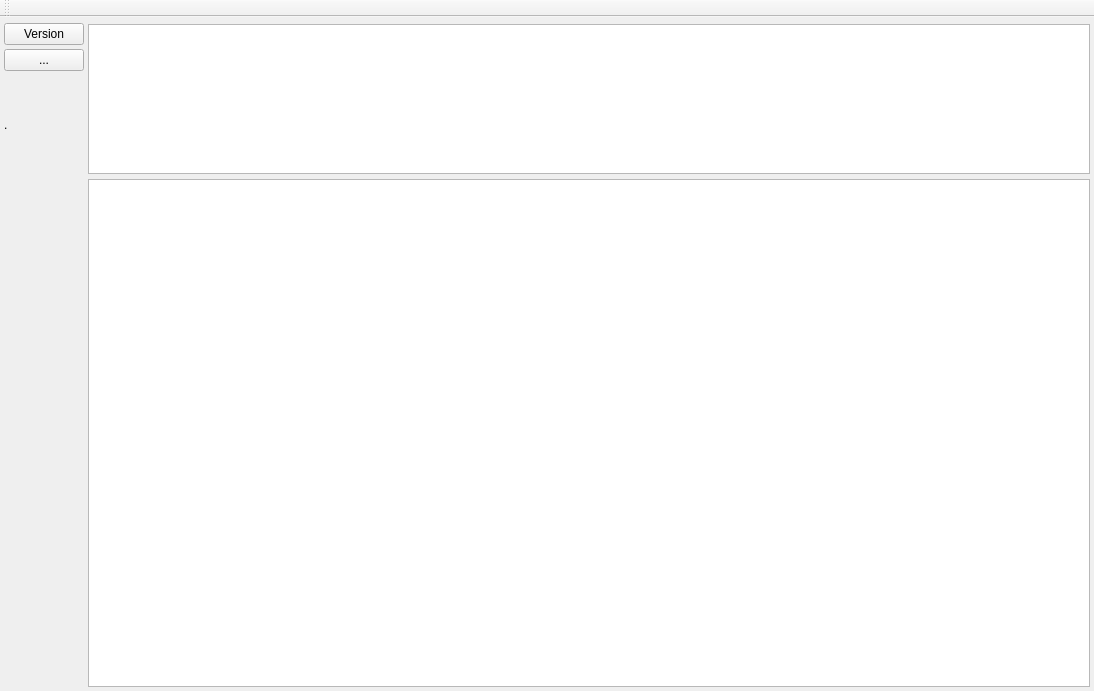
<?xml version="1.0" encoding="UTF-8"?>
<ui version="4.0">
 <class>MainWindow</class>
 <widget class="QMainWindow" name="MainWindow">
  <property name="geometry">
   <rect>
    <x>0</x>
    <y>0</y>
    <width>1094</width>
    <height>691</height>
   </rect>
  </property>
  <property name="windowTitle">
   <string>MainWindow</string>
  </property>
  <widget class="QWidget" name="centralWidget">
   <property name="enabled">
    <bool>true</bool>
   </property>
   <property name="sizePolicy">
    <sizepolicy hsizetype="Preferred" vsizetype="Preferred">
     <horstretch>0</horstretch>
     <verstretch>0</verstretch>
    </sizepolicy>
   </property>
   <property name="acceptDrops">
    <bool>false</bool>
   </property>
   <property name="layoutDirection">
    <enum>Qt::LeftToRight</enum>
   </property>
   <layout class="QGridLayout" name="gridLayout_2">
    <property name="leftMargin">
     <number>4</number>
    </property>
    <property name="topMargin">
     <number>4</number>
    </property>
    <property name="rightMargin">
     <number>4</number>
    </property>
    <property name="bottomMargin">
     <number>4</number>
    </property>
    <property name="spacing">
     <number>4</number>
    </property>
    <item row="0" column="0">
     <layout class="QGridLayout" name="gridLayout" columnstretch="0,0,0">
      <property name="topMargin">
       <number>2</number>
      </property>
      <property name="spacing">
       <number>4</number>
      </property>
      <item row="2" column="1">
       <widget class="QPushButton" name="btn">
        <property name="text">
         <string>...</string>
        </property>
       </widget>
      </item>
      <item row="1" column="1">
       <widget class="QPushButton" name="btnGetVersion">
        <property name="text">
         <string>Version</string>
        </property>
       </widget>
      </item>
      <item row="3" column="1">
       <widget class="QLabel" name="lblStatus">
        <property name="minimumSize">
         <size>
          <width>0</width>
          <height>100</height>
         </size>
        </property>
        <property name="text">
         <string>.</string>
        </property>
       </widget>
      </item>
      <item row="4" column="1">
       <layout class="QVBoxLayout" name="verticalLayout">
        <property name="spacing">
         <number>2</number>
        </property>
       </layout>
      </item>
      <item row="4" column="2">
       <widget class="QTextBrowser" name="txtLog">
        <property name="font">
         <font>
          <family>Courier New</family>
         </font>
        </property>
       </widget>
      </item>
      <item row="1" column="2" rowspan="3">
       <widget class="QTextEdit" name="txtInfo">
        <property name="minimumSize">
         <size>
          <width>0</width>
          <height>150</height>
         </size>
        </property>
        <property name="maximumSize">
         <size>
          <width>16777215</width>
          <height>150</height>
         </size>
        </property>
        <property name="font">
         <font>
          <family>Courier New</family>
         </font>
        </property>
       </widget>
      </item>
     </layout>
    </item>
   </layout>
  </widget>
  <widget class="QMenuBar" name="menuBar">
   <property name="geometry">
    <rect>
     <x>0</x>
     <y>0</y>
     <width>1094</width>
     <height>20</height>
    </rect>
   </property>
  </widget>
  <widget class="QToolBar" name="mainToolBar">
   <attribute name="toolBarArea">
    <enum>TopToolBarArea</enum>
   </attribute>
   <attribute name="toolBarBreak">
    <bool>false</bool>
   </attribute>
  </widget>
 </widget>
 <layoutdefault spacing="6" margin="11"/>
 <resources/>
 <connections/>
</ui>
